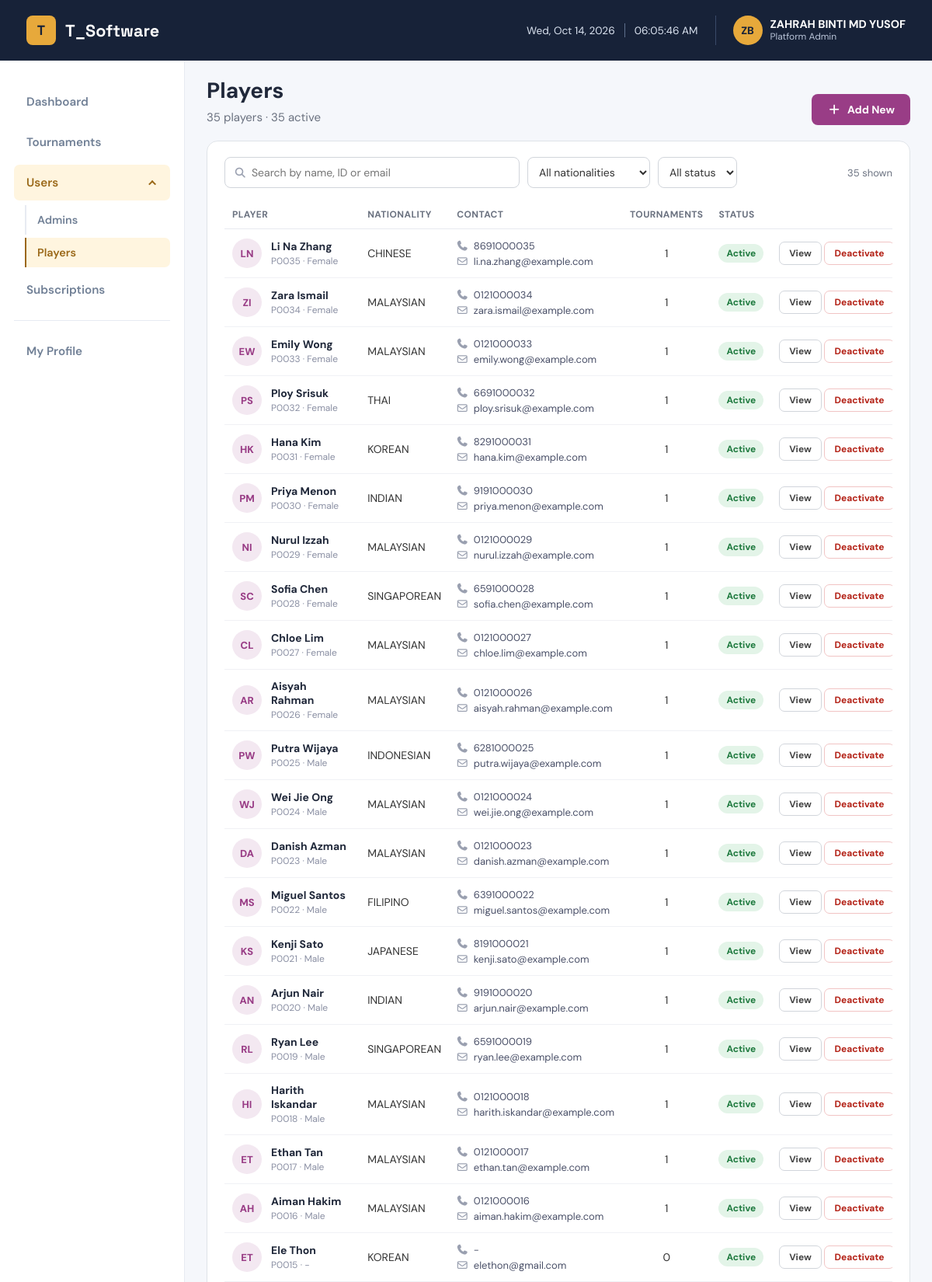
The app's page /admin/admin_player_lists.php (signed in, upper part) with its own data.
### tables this page shows
CREATE TABLE `players` (
  `playerID` varchar(255) NOT NULL COMMENT 'Player ID',
  `player_email` varchar(255) DEFAULT NULL COMMENT 'Email',
  `player_password` varchar(50) NOT NULL COMMENT 'Player Password',
  `player_full_name` varchar(255) NOT NULL COMMENT 'Full Name',
  `player_first_name` varchar(255) NOT NULL COMMENT 'First Name',
  `player_last_name` varchar(255) NOT NULL COMMENT 'Last Name',
  `player_nationalid` varchar(255) DEFAULT NULL COMMENT 'IC',
  `player_passport` varchar(255) NOT NULL COMMENT 'Passport',
  `player_dob` date NOT NULL COMMENT 'Date of Birth',
  `player_gender` varchar(10) NOT NULL COMMENT 'Gender',
  `player_nationality` varchar(255) NOT NULL COMMENT 'Nationality',
  `player_contact` varchar(50) NOT NULL COMMENT 'Contact Number',
  `player_register` timestamp NOT NULL DEFAULT current_timestamp() COMMENT 'Registration Date',
  `asf_member_no` varchar(255) DEFAULT NULL COMMENT 'ASF Membership No',
  `spin_number` varchar(255) DEFAULT NULL COMMENT 'WSF Spin No',
  `national_ranking` varchar(255) DEFAULT NULL COMMENT 'National Ranking',
  `ajss_ranking` varchar(255) NOT NULL COMMENT 'AJSS Ranking',
  `world_ranking` varchar(255) NOT NULL COMMENT 'World Ranking',
  `player_status` varchar(7) NOT NULL COMMENT 'Status',
  `player_active` enum('active','inactive') NOT NULL DEFAULT 'active' COMMENT 'Active Status',
  `player_profile` varchar(255) DEFAULT NULL COMMENT 'Profile Picture'
);

### admin/admin_auth.php (called while the page is built, shortened)
<?php
require_once __DIR__ . '/../db.php';
$authStmt = $conn->prepare("SELECT adminID, admin_name, admin_country, admin_profile, admin_role, admin_active FROM admins WHERE adminID = ?");
$authStmt->bind_param("s", $_SESSION['userid']);
$authStmt->execute();
$currentAdmin = $authStmt->get_result()->fetch_assoc();
$currentAdminRole = $currentAdmin['admin_role'];
function isPlatformAdmin()
{
    global $currentAdminRole;
    return $currentAdminRole === 'platform';
}
    ?>

### admin/admin_player_lists.php (the view, shortened to what this page needs)
<?php
require_once '../db.php';
require_once 'admin_auth.php';
$players = $conn->query("
    SELECT p.*,
           (SELECT COUNT(*) FROM tournament_register tr WHERE tr.playerID = p.playerID) AS tournaments_entered
    FROM players p
    ORDER BY p.playerID DESC
")->fetch_all(MYSQLI_ASSOC);
$activeCount = count(array_filter($players, function ($player) {
    return $player['player_active'] === 'active';
}));
function playerPhoto($path)
{
    $path = trim((string)$path);
    if ($path === '' || strtoupper($path) === 'NULL') {
        return null;
    }
    return is_file(__DIR__ . '/' . $path) ? $path : null;
}
function playerInitials($name)
{
    $words = array_slice(preg_split('/\s+/', trim((string)$name)), 0, 2);
    return strtoupper(implode('', array_map(function ($word) {
        return substr($word, 0, 1);
    }, $words)));
}
?>
<!DOCTYPE html>
<html lang="en">
<head>
    <link rel="stylesheet" href="https://cdnjs.cloudflare.com/ajax/libs/font-awesome/7.0.1/css/all.min.css">
    <link href="./assets/style.css" rel="stylesheet" type="text/css">
    <link href="./assets/player_list.css?v=<?= filemtime(__DIR__ . '/assets/player_list.css') ?>" rel="stylesheet" type="text/css">
</head>
<body>
    <?php require_once 'admin_navbar.php'; ?>
    <main class="players-page">
        <div class="page-title">
            <div>
                <h1>Players</h1>
                <p><?= count($players) ?> players &middot; <?= $activeCount ?> active</p>
            </div>
            <a class="add-btn" href="admin_player_create.php">
                <i class="fa-solid fa-plus"></i>
                Add New
            </a>
        </div>
        <section class="card">
            <div class="filters">
                <label class="search-box">
                    <i class="fa-solid fa-magnifying-glass"></i>
                    <input id="player-search" type="search" placeholder="Search by name, ID or email" autocomplete="off">
                </label>
                <select id="nationality-filter" aria-label="Filter by nationality">
                    <option value="">All nationalities</option>
                </select>
                <select id="status-filter" aria-label="Filter by status">
                    <option value="">All status</option>
                </select>
                <span class="result-count" id="resultCount"><?= count($players) ?> shown</span>
            </div>
            <?php if ($players): ?>
                <div class="table-wrap">
                    <table class="players-table">
                        <thead>
                            <tr>
                                <th>Player</th>
                                <th>Nationality</th>
                                <th>Contact</th>
                                <th class="center">Tournaments</th>
                                <th>Status</th>
                                <th></th>
                            </tr>
                        </thead>
                        <tbody>
                            <?php foreach ($players as $player): ?>
                                <?php
                                $photo = playerPhoto($player['player_profile']);
                                $isActive = $player['player_active'] === 'active';
                                $nationality = strtoupper(trim((string)$player['player_nationality']));
                                ?>
                                <tr class="player-row"
                                    data-search="<?= htmlspecialchars(strtolower($player['playerID'] . ' ' . $player['player_full_name'] . ' ' . $player['player_email'])) ?>"
                                    data-nationality="<?= htmlspecialchars(strtolower($nationality)) ?>"
                                    data-status="<?= htmlspecialchars($player['player_active']) ?>">
                                    <td>
                                        <div class="player-cell">
                                            <span class="avatar">
                                                <?php if ($photo): ?>
                                                    <img src="<?= htmlspecialchars($photo) ?>" alt="">
                                                <?php else: ?>
                                                    <?= htmlspecialchars(playerInitials($player['player_full_name'])) ?>
                                                <?php endif; ?>
                                            </span>
                                            <span>
                                                <strong><?= htmlspecialchars($player['player_full_name']) ?></strong>
                                                <small><?= htmlspecialchars($player['playerID']) ?> &middot; <?= htmlspecialchars(ucfirst(strtolower((string)$player['player_gender'])) ?: '-') ?></small>
                                            </span>
                                        </div>
                                    </td>
                                    <td><?= htmlspecialchars($nationality ?: '-') ?></td>
                                    <td class="contact-cell">
                                        <span><i class="fa-solid fa-phone"></i> <?= htmlspecialchars($player['player_contact'] ?: '-') ?></span>
                                        <span><i class="fa-regular fa-envelope"></i> <?= htmlspecialchars($player['player_email'] ?: '-') ?></span>
                                    </td>
                                    <td class="center"><?= (int)$player['tournaments_entered'] ?></td>
                                    <td>
                                        <span class="status-pill <?= $isActive ? 'active' : 'inactive' ?>">
                                            <?= $isActive ? 'Active' : 'Inactive' ?>
                                        </span>
                                    </td>
                                    <td class="actions">
                                        <a class="action-btn" href="admin_player_profile.php?id=<?= urlencode($player['playerID']) ?>">
                                            View
                                        </a>
                                        <form method="POST" action="admin_player_lists.php"
                                              onsubmit="return confirm('<?= $isActive
                                                  ? 'Deactivate ' . htmlspecialchars(addslashes($player['player_full_name']), ENT_QUOTES) . '? They will not be able to log in.'
                                                  : 'Activate ' . htmlspecialchars(addslashes($player['player_full_name']), ENT_QUOTES) . '? They will be able to log in again.' ?>');">
                                            <button type="submit" class="action-btn <?= $isActive ? 'danger' : 'positive' ?>">
                                                <?= $isActive ? 'Deactivate' : 'Activate' ?>
                                            </button>
                                        </form>
                                    </td>
                                </tr>
                            <?php endforeach; ?>
                        </tbody>
                    </table>
                </div>
            <?php else: ?>
                <p class="no-results">No players yet.</p>
            <?php endif; ?>
        </section>
    </main>
</body>
</html>

### admin/admin_navbar.php (shortened to what this page needs)
<header class="site-header">
    <nav>
        <a class="brand" href="<?= isPlatformAdmin() ? 'admin_dashboard.php' : 'admin_index.php' ?>" aria-label="T_Software home">
            <span class="brand-mark">T</span>
            <span>T_Software</span>
        </a>
        <div class="nav-right">
            <div class="nav-datetime" aria-live="polite">
                <span id="current-date"></span>
                <span id="current-time"></span>
            </div>
            <?php
            $navName = $currentAdmin['admin_name'] ?? '';
            $navInitials = strtoupper(implode('', array_map(function ($word) {
                return substr($word, 0, 1);
            }, array_slice(preg_split('/\s+/', trim($navName)), 0, 2))));
            $navPhoto = null;
            ?>
            <a href="admin_my_profile.php" class="nav-user" title="My Profile">
                <span class="nav-avatar">
                    <?php if ($navPhoto): ?>
                        <img src="<?= htmlspecialchars($navPhoto) ?>" alt="">
                    <?php else: ?>
                        <?= htmlspecialchars($navInitials) ?>
                    <?php endif; ?>
                </span>
                <span class="nav-user-text">
                    <strong><?= htmlspecialchars($navName) ?></strong>
                    <small><?= isPlatformAdmin() ? 'Platform Admin' : 'Tournament Organizer' ?></small>
                </span>
            </a>
        </div>
    </nav>
    <aside>
        <ul>
            <?php $current_page = basename($_SERVER['PHP_SELF']); ?>
            <?php
            $tournament_pages = [
                'admin_index.php', 'admin_tournaments.php', 'admin_create_tournament.php',
                'admin_view_tournaments.php', 'admin_each_tournament.php', 'admin_seeding.php',
                'admin_draw.php', 'admin_player_tournament_registration.php', 'admin_ranking_check.php'
            ];
            ?>
            <?php if (isPlatformAdmin()): ?>
                <li><a href="admin_dashboard.php" class="<?= $current_page == 'admin_dashboard.php' ? 'active' : '' ?>">Dashboard</a></li>
            <?php endif; ?>
            <li><a href="admin_index.php" class="<?= in_array($current_page, $tournament_pages, true) ? 'active' : '' ?>"><?= isPlatformAdmin() ? 'Tournaments' : 'My Tournaments' ?></a></li>
            <?php if (isPlatformAdmin()): ?>
                <?php
                $player_pages = ['admin_player_lists.php', 'admin_player_create.php'];
                $admin_pages = ['admin_admins.php', 'admin_add_admin.php', 'admin_admin_details.php'];
                $users_open = in_array($current_page, $admin_pages, true) || in_array($current_page, $player_pages, true);
                ?>
                <li class="has-submenu <?= $users_open ? 'open' : '' ?>">
                    <button type="button" class="submenu-toggle <?= $users_open ? 'active' : '' ?>"
                            aria-expanded="<?= $users_open ? 'true' : 'false' ?>" aria-controls="usersMenu">
                        Users
                        <span class="chevron" aria-hidden="true"></span>
                    </button>
                    <ul class="submenu" id="usersMenu">
                        <li><a href="admin_admins.php" class="<?= in_array($current_page, $admin_pages, true) ? 'active' : '' ?>">Admins</a></li>
                        <li><a href="admin_player_lists.php" class="<?= in_array($current_page, $player_pages, true) ? 'active' : '' ?>">Players</a></li>
                    </ul>
                </li>
                <li><a href="admin_subscriptions.php" class="<?= $current_page == 'admin_subscriptions.php' ? 'active' : '' ?>">Subscriptions</a></li>
            <?php else: ?>
                <li><a href="admin_my_subscription.php" class="<?= in_array($current_page, ['admin_my_subscription.php', 'admin_platform_payment.php'], true) ? 'active' : '' ?>">My Subscription</a></li>
            <?php endif; ?>
            <li class="menu-divider"><a href="admin_my_profile.php" class="<?= $current_page == 'admin_my_profile.php' ? 'active' : '' ?>">My Profile</a></li>
        </ul>
    </aside>
</header>

### records on screen
players: player_full_name "LN", player_full_name "Li Na Zhang", playerID "P0035", player_gender "Female", player_nationality "CHINESE", player_contact "8691000035", player_email "li.na.zhang@example.com", tournaments_entered "1", player_active "Active"
players: player_full_name "ZI", player_full_name "Zara Ismail", playerID "P0034", player_gender "Female", player_nationality "MALAYSIAN", player_contact "0121000034", player_email "zara.ismail@example.com", tournaments_entered "1", player_active "Active"
players: player_full_name "EW", player_full_name "Emily Wong", playerID "P0033", player_gender "Female", player_nationality "MALAYSIAN", player_contact "0121000033", player_email "emily.wong@example.com", tournaments_entered "1", player_active "Active"
players: player_full_name "PS", player_full_name "Ploy Srisuk", playerID "P0032", player_gender "Female", player_nationality "THAI", player_contact "6691000032", player_email "ploy.srisuk@example.com", tournaments_entered "1", player_active "Active"
players: player_full_name "HK", player_full_name "Hana Kim", playerID "P0031", player_gender "Female", player_nationality "KOREAN", player_contact "8291000031", player_email "hana.kim@example.com", tournaments_entered "1", player_active "Active"
players: player_full_name "PM", player_full_name "Priya Menon", playerID "P0030", player_gender "Female", player_nationality "INDIAN", player_contact "9191000030", player_email "priya.menon@example.com", tournaments_entered "1", player_active "Active"
players: player_full_name "NI", player_full_name "Nurul Izzah", playerID "P0029", player_gender "Female", player_nationality "MALAYSIAN", player_contact "0121000029", player_email "nurul.izzah@example.com", tournaments_entered "1", player_active "Active"
players: player_full_name "SC", player_full_name "Sofia Chen", playerID "P0028", player_gender "Female", player_nationality "SINGAPOREAN", player_contact "6591000028", player_email "sofia.chen@example.com", tournaments_entered "1", player_active "Active"
players: player_full_name "CL", player_full_name "Chloe Lim", playerID "P0027", player_gender "Female", player_nationality "MALAYSIAN", player_contact "0121000027", player_email "chloe.lim@example.com", tournaments_entered "1", player_active "Active"
players: player_full_name "AR", player_full_name "Aisyah Rahman", playerID "P0026", player_gender "Female", player_nationality "MALAYSIAN", player_contact "0121000026", player_email "aisyah.rahman@example.com", tournaments_entered "1", player_active "Active"
players: player_full_name "PW", player_full_name "Putra Wijaya", playerID "P0025", player_gender "Male", player_nationality "INDONESIAN", player_contact "6281000025", player_email "putra.wijaya@example.com", tournaments_entered "1", player_active "Active"
players: player_full_name "WJ", player_full_name "Wei Jie Ong", playerID "P0024", player_gender "Male", player_nationality "MALAYSIAN", player_contact "0121000024", player_email "wei.jie.ong@example.com", tournaments_entered "1", player_active "Active"
players: player_full_name "DA", player_full_name "Danish Azman", playerID "P0023", player_gender "Male", player_nationality "MALAYSIAN", player_contact "0121000023", player_email "danish.azman@example.com", tournaments_entered "1", player_active "Active"
players: player_full_name "MS", player_full_name "Miguel Santos", playerID "P0022", player_gender "Male", player_nationality "FILIPINO", player_contact "6391000022", player_email "miguel.santos@example.com", tournaments_entered "1", player_active "Active"
players: player_full_name "KS", player_full_name "Kenji Sato", playerID "P0021", player_gender "Male", player_nationality "JAPANESE", player_contact "8191000021", player_email "kenji.sato@example.com", tournaments_entered "1", player_active "Active"
players: player_full_name "AN", player_full_name "Arjun Nair", playerID "P0020", player_gender "Male", player_nationality "INDIAN", player_contact "9191000020", player_email "arjun.nair@example.com", tournaments_entered "1", player_active "Active"
players: player_full_name "RL", player_full_name "Ryan Lee", playerID "P0019", player_gender "Male", player_nationality "SINGAPOREAN", player_contact "6591000019", player_email "ryan.lee@example.com", tournaments_entered "1", player_active "Active"
players: player_full_name "HI", player_full_name "Harith Iskandar", playerID "P0018", player_gender "Male", player_nationality "MALAYSIAN", player_contact "0121000018", player_email "harith.iskandar@example.com", tournaments_entered "1", player_active "Active"
players: player_full_name "ET", player_full_name "Ethan Tan", playerID "P0017", player_gender "Male", player_nationality "MALAYSIAN", player_contact "0121000017", player_email "ethan.tan@example.com", tournaments_entered "1", player_active "Active"
players: player_full_name "AH", player_full_name "Aiman Hakim", playerID "P0016", player_gender "Male", player_nationality "MALAYSIAN", player_contact "0121000016", player_email "aiman.hakim@example.com", tournaments_entered "1", player_active "Active"
players: player_full_name "ET", player_full_name "Ele Thon", playerID "P0015", player_gender "-", player_nationality "KOREAN", player_contact "-", player_email "elethon@gmail.com", tournaments_entered "0", player_active "Active"

### other values on screen
$navInitials "ZB"
$navName "ZAHRAH BINTI MD YUSOF"
count($players) "35"
$activeCount "35"
